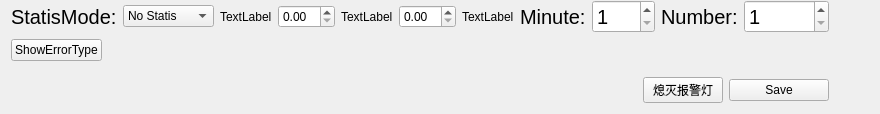
          <widget class="DHBaseWidget" name="widget_statisticsSet" native="true">
           <property name="sizePolicy">
            <sizepolicy hsizetype="Minimum" vsizetype="Preferred">
             <horstretch>0</horstretch>
             <verstretch>0</verstretch>
            </sizepolicy>
           </property>
           <layout class="QVBoxLayout" name="verticalLayout_8">
            <property name="topMargin">
             <number>0</number>
            </property>
            <item>
             <layout class="QVBoxLayout" name="namelayout_statisticsSet"/>
            </item>
            <item>
             <layout class="QHBoxLayout" name="horizontalLayout_15">
              <item>
               <layout class="QVBoxLayout" name="verticalLayout_3">
                <item>
                 <layout class="QHBoxLayout" name="horizontalLayout_7">
                  <item>
                   <widget class="QLabel" name="label_Mode_2">
                    <property name="font">
                     <font>
                      <pointsize>15</pointsize>
                     </font>
                    </property>
                    <property name="text">
                     <string>StatisMode:</string>
                    </property>
                   </widget>
                  </item>
                  <item>
                   <widget class="QComboBox" name="comboBox_StatisMode">
                    <item>
                     <property name="text">
                      <string>No Statis</string>
                     </property>
                    </item>
                    <item>
                     <property name="text">
                      <string>By time</string>
                     </property>
                    </item>
                    <item>
                     <property name="text">
                      <string>By Number</string>
                     </property>
                    </item>
                   </widget>
                  </item>
                  <item>
                   <widget class="QLabel" name="label_2">
                    <property name="text">
                     <string>TextLabel</string>
                    </property>
                   </widget>
                  </item>
                  <item>
                   <widget class="QDoubleSpinBox" name="spinBox"/>
                  </item>
                  <item>
                   <widget class="QLabel" name="label_4">
                    <property name="text">
                     <string>TextLabel</string>
                    </property>
                   </widget>
                  </item>
                  <item>
                   <widget class="QDoubleSpinBox" name="spinBox_2"/>
                  </item>
                  <item>
                   <widget class="QLabel" name="label_13">
                    <property name="text">
                     <string>TextLabel</string>
                    </property>
                   </widget>
                  </item>
                  <item>
                   <layout class="QHBoxLayout" name="horizontalLayout_6">
                    <item>
                     <widget class="QLabel" name="label_minute">
                      <property name="font">
                       <font>
                        <pointsize>15</pointsize>
                       </font>
                      </property>
                      <property name="text">
                       <string>Minute:</string>
                      </property>
                     </widget>
                    </item>
                    <item>
                     <widget class="QSpinBox" name="spinBox_minute">
                      <property name="font">
                       <font>
                        <pointsize>15</pointsize>
                       </font>
                      </property>
                      <property name="minimum">
                       <number>1</number>
                      </property>
                      <property name="maximum">
                       <number>999</number>
                      </property>
                     </widget>
                    </item>
                    <item>
                     <widget class="QLabel" name="label_Number_2">
                      <property name="font">
                       <font>
                        <pointsize>15</pointsize>
                       </font>
                      </property>
                      <property name="text">
                       <string>Number:</string>
                      </property>
                     </widget>
                    </item>
                    <item>
                     <widget class="QSpinBox" name="spinBox_Number_2">
                      <property name="font">
                       <font>
                        <pointsize>15</pointsize>
                       </font>
                      </property>
                      <property name="minimum">
                       <number>1</number>
                      </property>
                      <property name="maximum">
                       <number>10000</number>
                      </property>
                     </widget>
                    </item>
                   </layout>
                  </item>
                 </layout>
                </item>
                <item>
                 <layout class="QHBoxLayout" name="horizontalLayout_13">
                  <item>
                   <widget class="QPushButton" name="pushButton_ShowErrorType">
                    <property name="text">
                     <string>ShowErrorType</string>
                    </property>
                   </widget>
                  </item>
                  <item>
                   <spacer name="horizontalSpacer_8">
                    <property name="orientation">
                     <enum>Qt::Horizontal</enum>
                    </property>
                    <property name="sizeHint" stdset="0">
                     <size>
                      <width>40</width>
                      <height>20</height>
                     </size>
                    </property>
                   </spacer>
                  </item>
                 </layout>
                </item>
                <item>
                 <widget class="QWidget" name="widget_StatisErrorType" native="true">
                  <property name="minimumSize">
                   <size>
                    <width>0</width>
                    <height>0</height>
                   </size>
                  </property>
                  <layout class="QGridLayout" name="gridLayout_22">
                   <property name="margin">
                    <number>2</number>
                   </property>
                   <item row="0" column="0">
                    <layout class="QGridLayout" name="layoutStatisErrorType"/>
                   </item>
                  </layout>
                 </widget>
                </item>
                <item>
                 <layout class="QHBoxLayout" name="horizontalLayout_8">
                  <item>
                   <spacer name="horizontalSpacer_6">
                    <property name="orientation">
                     <enum>Qt::Horizontal</enum>
                    </property>
                    <property name="sizeHint" stdset="0">
                     <size>
                      <width>40</width>
                      <height>20</height>
                     </size>
                    </property>
                   </spacer>
                  </item>
                  <item>
                   <widget class="QPushButton" name="pushButton">
                    <property name="text">
                     <string>熄灭报警灯</string>
                    </property>
                   </widget>
                  </item>
                  <item>
                   <widget class="QPushButton" name="btnOK_Statis">
                    <property name="minimumSize">
                     <size>
                      <width>100</width>
                      <height>0</height>
                     </size>
                    </property>
                    <property name="text">
                     <string>Save</string>
                    </property>
                   </widget>
                  </item>
                 </layout>
                </item>
               </layout>
              </item>
              <item>
               <spacer name="horizontalSpacer_7">
                <property name="orientation">
                 <enum>Qt::Horizontal</enum>
                </property>
                <property name="sizeHint" stdset="0">
                 <size>
                  <width>40</width>
                  <height>20</height>
                 </size>
                </property>
               </spacer>
              </item>
             </layout>
            </item>
           </layout>
          </widget>
